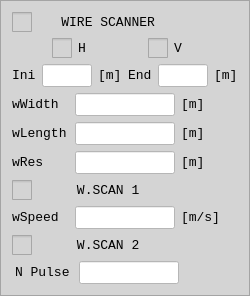
                  <widget class="QFrame" name="frame_9">
                   <property name="styleSheet">
                    <string notr="true">
background-color: rgb(212, 212, 212);</string>
                   </property>
                   <property name="frameShape">
                    <enum>QFrame::StyledPanel</enum>
                   </property>
                   <property name="frameShadow">
                    <enum>QFrame::Raised</enum>
                   </property>
                   <layout class="QVBoxLayout" name="verticalLayout_11">
                    <item>
                     <widget class="QCheckBox" name="checkBoxWIRESCANNER">
                      <property name="maximumSize">
                       <size>
                        <width>150</width>
                        <height>16777215</height>
                       </size>
                      </property>
                      <property name="font">
                       <font>
                        <family>Courier New</family>
                        <pointsize>10</pointsize>
                        <weight>50</weight>
                        <italic>false</italic>
                        <bold>false</bold>
                       </font>
                      </property>
                      <property name="styleSheet">
                       <string notr="true">QCheckBox::indicator {
     width: 20px;
     height: 20px;
}</string>
                      </property>
                      <property name="text">
                       <string>   WIRE SCANNER</string>
                      </property>
                     </widget>
                    </item>
                    <item>
                     <layout class="QHBoxLayout" name="horizontalLayout_31">
                      <item>
                       <widget class="QCheckBox" name="checkBoxWIRE_H">
                        <property name="maximumSize">
                         <size>
                          <width>50</width>
                          <height>25</height>
                         </size>
                        </property>
                        <property name="font">
                         <font>
                          <family>Courier New</family>
                          <pointsize>10</pointsize>
                          <weight>50</weight>
                          <italic>false</italic>
                          <bold>false</bold>
                         </font>
                        </property>
                        <property name="styleSheet">
                         <string notr="true">QCheckBox::indicator {
     width: 20px;
     height: 20px;
}</string>
                        </property>
                        <property name="text">
                         <string>H</string>
                        </property>
                       </widget>
                      </item>
                      <item>
                       <widget class="QCheckBox" name="checkBoxWIRE_V">
                        <property name="maximumSize">
                         <size>
                          <width>50</width>
                          <height>25</height>
                         </size>
                        </property>
                        <property name="font">
                         <font>
                          <family>Courier New</family>
                          <pointsize>10</pointsize>
                          <weight>50</weight>
                          <italic>false</italic>
                          <bold>false</bold>
                         </font>
                        </property>
                        <property name="styleSheet">
                         <string notr="true">QCheckBox::indicator {
     width: 20px;
     height: 20px;
}</string>
                        </property>
                        <property name="text">
                         <string>V</string>
                        </property>
                       </widget>
                      </item>
                     </layout>
                    </item>
                    <item>
                     <layout class="QHBoxLayout" name="horizontalLayout_46">
                      <item>
                       <layout class="QHBoxLayout" name="horizontalLayout_32">
                        <item>
                         <widget class="QLabel" name="label_65">
                          <property name="maximumSize">
                           <size>
                            <width>25</width>
                            <height>25</height>
                           </size>
                          </property>
                          <property name="font">
                           <font>
                            <family>Courier New</family>
                            <pointsize>10</pointsize>
                            <weight>50</weight>
                            <italic>false</italic>
                            <bold>false</bold>
                           </font>
                          </property>
                          <property name="text">
                           <string>&lt;html&gt;&lt;head/&gt;&lt;body&gt;&lt;p&gt;Ini&lt;/p&gt;&lt;/body&gt;&lt;/html&gt;</string>
                          </property>
                         </widget>
                        </item>
                        <item>
                         <widget class="QLineEdit" name="lineEditWIREinipos">
                          <property name="maximumSize">
                           <size>
                            <width>50</width>
                            <height>25</height>
                           </size>
                          </property>
                          <property name="font">
                           <font>
                            <family>Courier New</family>
                            <pointsize>10</pointsize>
                            <weight>50</weight>
                            <italic>false</italic>
                            <bold>false</bold>
                           </font>
                          </property>
                          <property name="styleSheet">
                           <string notr="true">font: 10pt &quot;Courier New&quot;;
background-color: rgb(255, 255, 255);</string>
                          </property>
                         </widget>
                        </item>
                        <item>
                         <widget class="QLabel" name="label_70">
                          <property name="maximumSize">
                           <size>
                            <width>25</width>
                            <height>25</height>
                           </size>
                          </property>
                          <property name="font">
                           <font>
                            <family>Courier New</family>
                            <pointsize>10</pointsize>
                            <weight>50</weight>
                            <italic>false</italic>
                            <bold>false</bold>
                           </font>
                          </property>
                          <property name="text">
                           <string>&lt;html&gt;&lt;head/&gt;&lt;body&gt;&lt;p&gt;[m]&lt;/p&gt;&lt;/body&gt;&lt;/html&gt;</string>
                          </property>
                         </widget>
                        </item>
                       </layout>
                      </item>
                      <item>
                       <layout class="QHBoxLayout" name="horizontalLayout_38">
                        <item>
                         <widget class="QLabel" name="label_66">
                          <property name="maximumSize">
                           <size>
                            <width>25</width>
                            <height>25</height>
                           </size>
                          </property>
                          <property name="font">
                           <font>
                            <family>Courier New</family>
                            <pointsize>10</pointsize>
                            <weight>50</weight>
                            <italic>false</italic>
                            <bold>false</bold>
                           </font>
                          </property>
                          <property name="text">
                           <string>&lt;html&gt;&lt;head/&gt;&lt;body&gt;&lt;p&gt;End&lt;/p&gt;&lt;/body&gt;&lt;/html&gt;</string>
                          </property>
                         </widget>
                        </item>
                        <item>
                         <widget class="QLineEdit" name="lineEditWIREendpos">
                          <property name="maximumSize">
                           <size>
                            <width>50</width>
                            <height>25</height>
                           </size>
                          </property>
                          <property name="font">
                           <font>
                            <family>Courier New</family>
                            <pointsize>10</pointsize>
                            <weight>50</weight>
                            <italic>false</italic>
                            <bold>false</bold>
                           </font>
                          </property>
                          <property name="styleSheet">
                           <string notr="true">font: 10pt &quot;Courier New&quot;;
background-color: rgb(255, 255, 255);</string>
                          </property>
                         </widget>
                        </item>
                        <item>
                         <widget class="QLabel" name="label_63">
                          <property name="maximumSize">
                           <size>
                            <width>25</width>
                            <height>25</height>
                           </size>
                          </property>
                          <property name="font">
                           <font>
                            <family>Courier New</family>
                            <pointsize>10</pointsize>
                            <weight>50</weight>
                            <italic>false</italic>
                            <bold>false</bold>
                           </font>
                          </property>
                          <property name="text">
                           <string>&lt;html&gt;&lt;head/&gt;&lt;body&gt;&lt;p&gt;[m]&lt;/p&gt;&lt;/body&gt;&lt;/html&gt;</string>
                          </property>
                         </widget>
                        </item>
                       </layout>
                      </item>
                     </layout>
                    </item>
                    <item>
                     <layout class="QHBoxLayout" name="horizontalLayout_33">
                      <item>
                       <widget class="QLabel" name="label_38">
                        <property name="maximumSize">
                         <size>
                          <width>80</width>
                          <height>25</height>
                         </size>
                        </property>
                        <property name="font">
                         <font>
                          <family>Courier New</family>
                          <pointsize>10</pointsize>
                          <weight>50</weight>
                          <italic>false</italic>
                          <bold>false</bold>
                         </font>
                        </property>
                        <property name="text">
                         <string>&lt;html&gt;&lt;head/&gt;&lt;body&gt;&lt;p&gt;wWidth&lt;/p&gt;&lt;/body&gt;&lt;/html&gt;</string>
                        </property>
                       </widget>
                      </item>
                      <item>
                       <widget class="QLineEdit" name="lineEditWIREwidth">
                        <property name="maximumSize">
                         <size>
                          <width>100</width>
                          <height>16777215</height>
                         </size>
                        </property>
                        <property name="font">
                         <font>
                          <family>Courier New</family>
                          <pointsize>10</pointsize>
                          <weight>50</weight>
                          <italic>false</italic>
                          <bold>false</bold>
                         </font>
                        </property>
                        <property name="styleSheet">
                         <string notr="true">font: 10pt &quot;Courier New&quot;;
background-color: rgb(255, 255, 255);</string>
                        </property>
                       </widget>
                      </item>
                      <item>
                       <widget class="QLabel" name="label_41">
                        <property name="font">
                         <font>
                          <family>Courier New</family>
                          <pointsize>10</pointsize>
                          <weight>50</weight>
                          <italic>false</italic>
                          <bold>false</bold>
                         </font>
                        </property>
                        <property name="text">
                         <string>&lt;html&gt;&lt;head/&gt;&lt;body&gt;&lt;p&gt;[m]&lt;/p&gt;&lt;/body&gt;&lt;/html&gt;</string>
                        </property>
                       </widget>
                      </item>
                     </layout>
                    </item>
                    <item>
                     <layout class="QHBoxLayout" name="horizontalLayout_34">
                      <item>
                       <widget class="QLabel" name="label_39">
                        <property name="maximumSize">
                         <size>
                          <width>80</width>
                          <height>25</height>
                         </size>
                        </property>
                        <property name="font">
                         <font>
                          <family>Courier New</family>
                          <pointsize>10</pointsize>
                          <weight>50</weight>
                          <italic>false</italic>
                          <bold>false</bold>
                         </font>
                        </property>
                        <property name="text">
                         <string>&lt;html&gt;&lt;head/&gt;&lt;body&gt;&lt;p&gt;wLength&lt;/p&gt;&lt;/body&gt;&lt;/html&gt;</string>
                        </property>
                       </widget>
                      </item>
                      <item>
                       <widget class="QLineEdit" name="lineEditWIRElength">
                        <property name="maximumSize">
                         <size>
                          <width>100</width>
                          <height>16777215</height>
                         </size>
                        </property>
                        <property name="font">
                         <font>
                          <family>Courier New</family>
                          <pointsize>10</pointsize>
                          <weight>50</weight>
                          <italic>false</italic>
                          <bold>false</bold>
                         </font>
                        </property>
                        <property name="styleSheet">
                         <string notr="true">font: 10pt &quot;Courier New&quot;;
background-color: rgb(255, 255, 255);</string>
                        </property>
                       </widget>
                      </item>
                      <item>
                       <widget class="QLabel" name="label_57">
                        <property name="font">
                         <font>
                          <family>Courier New</family>
                          <pointsize>10</pointsize>
                          <weight>50</weight>
                          <italic>false</italic>
                          <bold>false</bold>
                         </font>
                        </property>
                        <property name="text">
                         <string>&lt;html&gt;&lt;head/&gt;&lt;body&gt;&lt;p&gt;[m]&lt;/p&gt;&lt;/body&gt;&lt;/html&gt;</string>
                        </property>
                       </widget>
                      </item>
                     </layout>
                    </item>
                    <item>
                     <layout class="QHBoxLayout" name="horizontalLayout_35">
                      <item>
                       <widget class="QLabel" name="label_56">
                        <property name="maximumSize">
                         <size>
                          <width>80</width>
                          <height>25</height>
                         </size>
                        </property>
                        <property name="font">
                         <font>
                          <family>Courier New</family>
                          <pointsize>10</pointsize>
                          <weight>50</weight>
                          <italic>false</italic>
                          <bold>false</bold>
                         </font>
                        </property>
                        <property name="text">
                         <string>&lt;html&gt;&lt;head/&gt;&lt;body&gt;&lt;p&gt;wRes&lt;/p&gt;&lt;/body&gt;&lt;/html&gt;</string>
                        </property>
                       </widget>
                      </item>
                      <item>
                       <widget class="QLineEdit" name="lineEditWIREres">
                        <property name="maximumSize">
                         <size>
                          <width>100</width>
                          <height>16777215</height>
                         </size>
                        </property>
                        <property name="font">
                         <font>
                          <family>Courier New</family>
                          <pointsize>10</pointsize>
                          <weight>50</weight>
                          <italic>false</italic>
                          <bold>false</bold>
                         </font>
                        </property>
                        <property name="styleSheet">
                         <string notr="true">font: 10pt &quot;Courier New&quot;;
background-color: rgb(255, 255, 255);</string>
                        </property>
                       </widget>
                      </item>
                      <item>
                       <widget class="QLabel" name="label_53">
                        <property name="font">
                         <font>
                          <family>Courier New</family>
                          <pointsize>10</pointsize>
                          <weight>50</weight>
                          <italic>false</italic>
                          <bold>false</bold>
                         </font>
                        </property>
                        <property name="text">
                         <string>&lt;html&gt;&lt;head/&gt;&lt;body&gt;&lt;p&gt;[m]&lt;/p&gt;&lt;/body&gt;&lt;/html&gt;</string>
                        </property>
                       </widget>
                      </item>
                     </layout>
                    </item>
                    <item>
                     <widget class="QCheckBox" name="checkBoxWIRE1">
                      <property name="maximumSize">
                       <size>
                        <width>150</width>
                        <height>16777215</height>
                       </size>
                      </property>
                      <property name="font">
                       <font>
                        <family>Courier New</family>
                        <pointsize>10</pointsize>
                        <weight>50</weight>
                        <italic>false</italic>
                        <bold>false</bold>
                       </font>
                      </property>
                      <property name="styleSheet">
                       <string notr="true">QCheckBox::indicator {
     width: 20px;
     height: 20px;
}</string>
                      </property>
                      <property name="text">
                       <string>     W.SCAN 1</string>
                      </property>
                     </widget>
                    </item>
                    <item>
                     <layout class="QHBoxLayout" name="horizontalLayout_36">
                      <item>
                       <widget class="QLabel" name="label_37">
                        <property name="maximumSize">
                         <size>
                          <width>80</width>
                          <height>25</height>
                         </size>
                        </property>
                        <property name="font">
                         <font>
                          <family>Courier New</family>
                          <pointsize>10</pointsize>
                          <weight>50</weight>
                          <italic>false</italic>
                          <bold>false</bold>
                         </font>
                        </property>
                        <property name="text">
                         <string>&lt;html&gt;&lt;head/&gt;&lt;body&gt;&lt;p&gt;wSpeed&lt;/p&gt;&lt;/body&gt;&lt;/html&gt;</string>
                        </property>
                       </widget>
                      </item>
                      <item>
                       <widget class="QLineEdit" name="lineEditWIREspeed">
                        <property name="maximumSize">
                         <size>
                          <width>100</width>
                          <height>16777215</height>
                         </size>
                        </property>
                        <property name="font">
                         <font>
                          <family>Courier New</family>
                          <pointsize>10</pointsize>
                          <weight>50</weight>
                          <italic>false</italic>
                          <bold>false</bold>
                         </font>
                        </property>
                        <property name="styleSheet">
                         <string notr="true">font: 10pt &quot;Courier New&quot;;
background-color: rgb(255, 255, 255);</string>
                        </property>
                       </widget>
                      </item>
                      <item>
                       <widget class="QLabel" name="label_42">
                        <property name="font">
                         <font>
                          <family>Courier New</family>
                          <pointsize>10</pointsize>
                          <weight>50</weight>
                          <italic>false</italic>
                          <bold>false</bold>
                         </font>
                        </property>
                        <property name="text">
                         <string>&lt;html&gt;&lt;head/&gt;&lt;body&gt;&lt;p&gt;[m/s]&lt;/p&gt;&lt;/body&gt;&lt;/html&gt;</string>
                        </property>
                       </widget>
                      </item>
                     </layout>
                    </item>
                    <item>
                     <widget class="QCheckBox" name="checkBoxWIRE2">
                      <property name="maximumSize">
                       <size>
                        <width>150</width>
                        <height>16777215</height>
                       </size>
                      </property>
                      <property name="font">
                       <font>
                        <family>Courier New</family>
                        <pointsize>10</pointsize>
                        <weight>50</weight>
                        <italic>false</italic>
                        <bold>false</bold>
                       </font>
                      </property>
                      <property name="styleSheet">
                       <string notr="true">QCheckBox::indicator {
     width: 20px;
     height: 20px;
}</string>
                      </property>
                      <property name="text">
                       <string>     W.SCAN 2</string>
                      </property>
                     </widget>
                    </item>
                    <item>
                     <layout class="QHBoxLayout" name="horizontalLayout_37">
                      <item>
                       <widget class="QLabel" name="label_67">
                        <property name="maximumSize">
                         <size>
                          <width>55</width>
                          <height>25</height>
                         </size>
                        </property>
                        <property name="font">
                         <font>
                          <family>Courier New</family>
                          <pointsize>10</pointsize>
                          <weight>50</weight>
                          <italic>false</italic>
                          <bold>false</bold>
                         </font>
                        </property>
                        <property name="text">
                         <string>&lt;html&gt;&lt;head/&gt;&lt;body&gt;&lt;p&gt;N Pulses&lt;/p&gt;&lt;/body&gt;&lt;/html&gt;</string>
                        </property>
                       </widget>
                      </item>
                      <item>
                       <widget class="QLineEdit" name="lineEditBeamNpulses_3">
                        <property name="maximumSize">
                         <size>
                          <width>100</width>
                          <height>16777215</height>
                         </size>
                        </property>
                        <property name="font">
                         <font>
                          <family>Courier New</family>
                          <pointsize>10</pointsize>
                          <weight>50</weight>
                          <italic>false</italic>
                          <bold>false</bold>
                         </font>
                        </property>
                        <property name="styleSheet">
                         <string notr="true">font: 10pt &quot;Courier New&quot;;
background-color: rgb(255, 255, 255);</string>
                        </property>
                       </widget>
                      </item>
                      <item>
                       <spacer name="horizontalSpacer">
                        <property name="orientation">
                         <enum>Qt::Horizontal</enum>
                        </property>
                        <property name="sizeType">
                         <enum>QSizePolicy::Fixed</enum>
                        </property>
                        <property name="sizeHint" stdset="0">
                         <size>
                          <width>55</width>
                          <height>20</height>
                         </size>
                        </property>
                       </spacer>
                      </item>
                     </layout>
                    </item>
                   </layout>
                  </widget>
